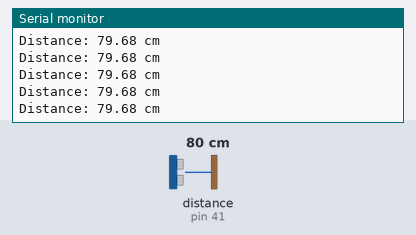
This sketch was run on a simulated Arduino Mega 2560, built with avr-gcc and run on an emulated ATmega2560. Parts: the last lines printed to the serial monitor. Wiring (inferred from the names in the program): ultrasonic range finder: trigger pin 40; echo pin 41. The inputs (shaded band) are chosen by the test bench; at power-on: distance to the obstacle (sensor on pin 41) 80 cm. The echo pulse lasts 58.3 µs per cm.

Above: at 1.2 s.
1.3 s: distance to the obstacle (sensor on pin 41) set to 120 cm
At 1.49 s:
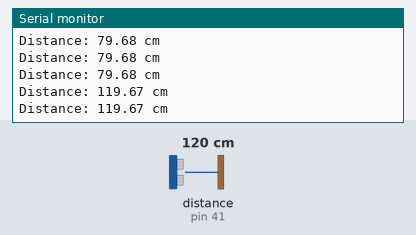
4.3 s: distance to the obstacle (sensor on pin 41) set to 35 cm
At 4.3 s:
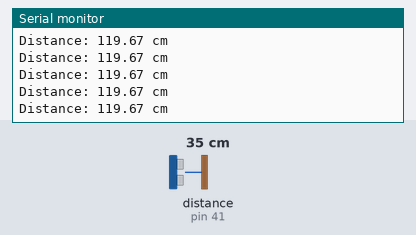
7.3 s: distance to the obstacle (sensor on pin 41) set to 250 cm
At 7.4 s:
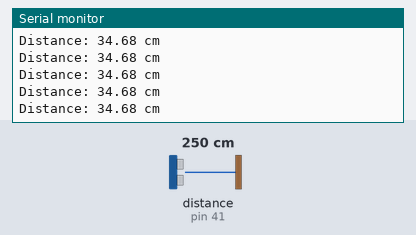
Timing chart, 0 to 10.3 s (numbered marks = the images above; inputs shaded):
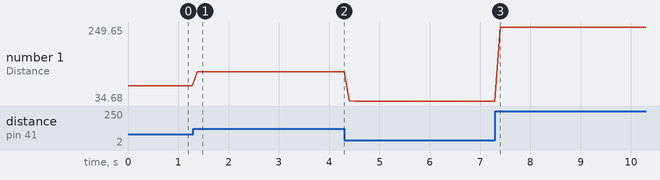

Measured:
- after the input at 1.3 s, the serial monitor: prints a new line after 0.08 s (image 1)
- plotted number 1: 79.68 → 119.67 after the input at 1.3 s, 119.67 → 34.68 after the input at 4.3 s, 34.68 → 249.65 after the input at 7.3 s

The sketch:

encoder_motor_3_sonars_old_logics.ino
```cpp
#define TRIGGER_PIN 40  // Connect the trigger pin of the sensor to Arduino digital pin 2
#define ECHO_PIN 41    // Connect the echo pin of the sensor to Arduino digital pin 3

void setup() {
  Serial.begin(9600);
  pinMode(TRIGGER_PIN, OUTPUT);
  pinMode(ECHO_PIN, INPUT);
}

void loop() {
  // Trigger the sensor by sending a 10us pulse
  digitalWrite(TRIGGER_PIN, LOW);
  delayMicroseconds(2);
  digitalWrite(TRIGGER_PIN, HIGH);
  delayMicroseconds(10);
  digitalWrite(TRIGGER_PIN, LOW);

  // Read the pulse duration on the echo pin
  long duration = pulseIn(ECHO_PIN, HIGH);

  // Calculate distance in centimeters using the speed of sound
  // (speed of sound is approximately 343 meters per second or 0.0343 cm/microsecond)
  float distance_cm = duration * 0.0343 / 2;

  // Print the distance to the serial monitor
  Serial.print("Distance: ");
  Serial.print(distance_cm);
  Serial.println(" cm");

  // Delay before taking the next reading
  delay(100); // Adjust the delay as needed
}
```
